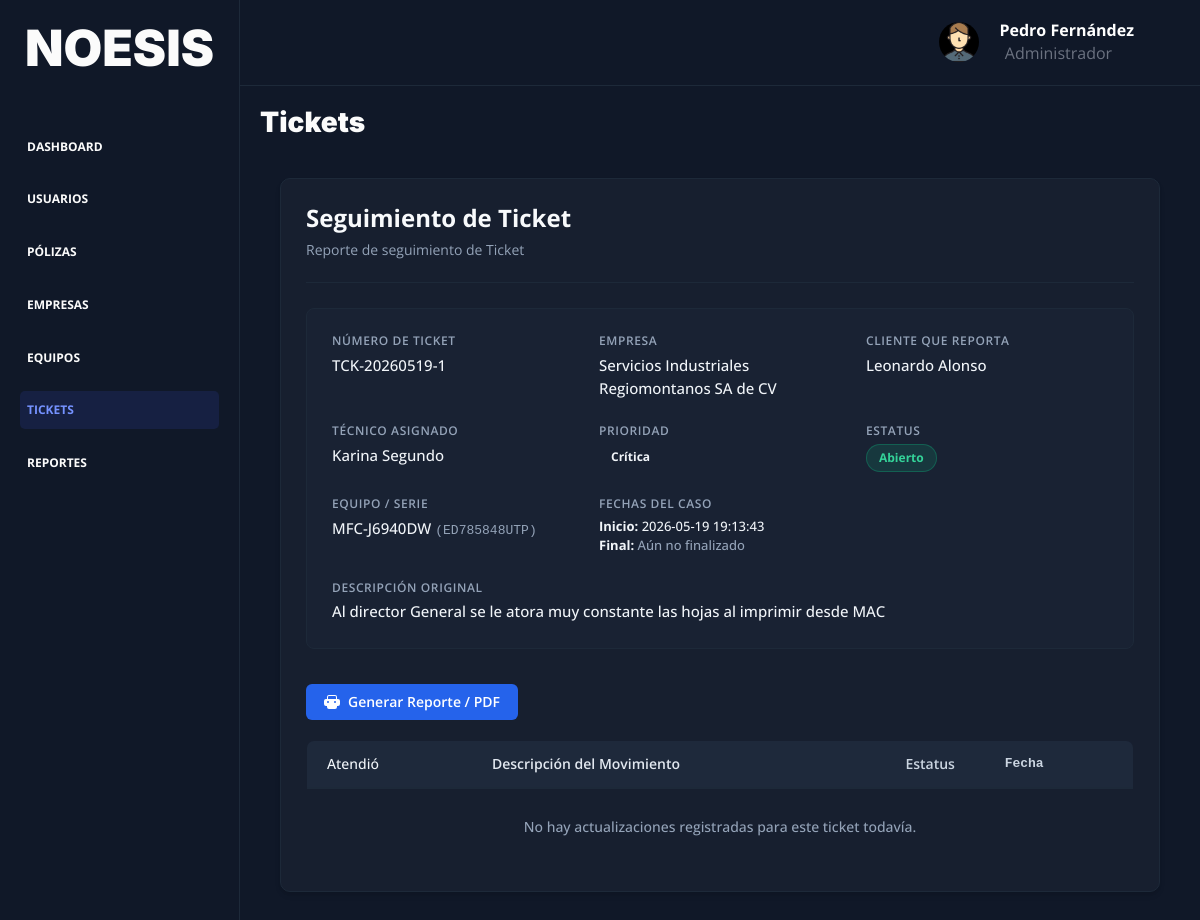
Screenshot of /tickets/detalle?id=5 (signed in) with the database file from the repository.
### tables this page shows
CREATE TABLE `ticket` (
  `id` int NOT NULL AUTO_INCREMENT,
  `id_cliente` int DEFAULT NULL,
  `id_trabajador` int DEFAULT NULL,
  `id_equipo` int DEFAULT NULL,
  `id_empresa` int DEFAULT NULL,
  `id_categoria` int DEFAULT NULL,
  `numero_ticket` varchar(45) DEFAULT NULL,
  `prioridad` enum('Baja','Media','Alta','Crítica') DEFAULT 'Baja',
  `estatus` enum('Abierto','En Proceso','Cerrado','Cancelado') DEFAULT 'Abierto',
  `descripcion` varchar(255) DEFAULT NULL,
  `ruta_evidencia` varchar(100) DEFAULT NULL,
  `fecha_inicio` datetime DEFAULT CURRENT_TIMESTAMP,
  `fecha_actualizacion` datetime DEFAULT NULL,
  `fecha_final` datetime DEFAULT NULL,
  PRIMARY KEY (`id`),
  KEY `id_empresa_FK_idx` (`id_empresa`),
  KEY `id_ticket_cliente_FK` (`id_cliente`),
  KEY `id_ticket_trabajador_FK` (`id_trabajador`),
  KEY `id_ticket_equipo_FK` (`id_equipo`),
  KEY `id_ticket_categoria_FK_idx` (`id_categoria`),
  CONSTRAINT `id_ticket_categoria_FK` FOREIGN KEY (`id_categoria`) REFERENCES `ticket_categoria` (`id`),
  CONSTRAINT `id_ticket_cliente_FK` FOREIGN KEY (`id_cliente`) REFERENCES `cliente` (`id`),
  CONSTRAINT `id_ticket_empresa_FK` FOREIGN KEY (`id_empresa`) REFERENCES `empresa` (`id`),
  CONSTRAINT `id_ticket_equipo_FK` FOREIGN KEY (`id_equipo`) REFERENCES `equipo` (`id`),
  CONSTRAINT `id_ticket_trabajador_FK` FOREIGN KEY (`id_trabajador`) REFERENCES `trabajador` (`id`)
);

CREATE TABLE `empresa` (
  `id` int NOT NULL AUTO_INCREMENT,
  `nombre_fiscal` varchar(100) NOT NULL,
  `rfc` varchar(15) NOT NULL,
  `direccion` varchar(255) NOT NULL,
  `correo` varchar(70) NOT NULL,
  `telefono` varchar(20) NOT NULL,
  `representante_legal` varchar(100) NOT NULL,
  `estatus` enum('Activa','Inactiva','Suspendida') NOT NULL,
  `fecha_alta` datetime NOT NULL,
  PRIMARY KEY (`id`),
  UNIQUE KEY `rfc` (`rfc`)
);

CREATE TABLE `cliente` (
  `id` int NOT NULL AUTO_INCREMENT,
  `id_empresa` int NOT NULL,
  `nombre` varchar(100) NOT NULL,
  `correo` varchar(100) DEFAULT NULL,
  `telefono` varchar(20) DEFAULT NULL,
  `rol` enum('Cliente') DEFAULT NULL,
  `password_hash` varchar(100) DEFAULT NULL,
  `puesto` varchar(50) DEFAULT NULL,
  `confirmado` tinyint DEFAULT NULL,
  `estatus_cuenta` enum('Activa','Inactiva') DEFAULT NULL,
  `token` varchar(100) DEFAULT NULL,
  `fecha_alta` datetime DEFAULT NULL,
  PRIMARY KEY (`id`),
  UNIQUE KEY `correo` (`correo`),
  KEY `id_empresa_FK_idx` (`id_empresa`),
  CONSTRAINT `id_cliente_empresa_FK` FOREIGN KEY (`id_empresa`) REFERENCES `empresa` (`id`)
);

CREATE TABLE `trabajador` (
  `id` int NOT NULL AUTO_INCREMENT,
  `nombre` varchar(100) NOT NULL,
  `correo` varchar(50) DEFAULT NULL,
  `num_empleado` varchar(10) DEFAULT NULL,
  `telefono` varchar(20) DEFAULT NULL,
  `rol` enum('Administrador','Técnico','Almacenista') NOT NULL,
  `especialidad` enum('Soporte Técnico de Escritorio (Helpdesk)','Técnico de Soporte de Impresión','Técnico de Conectividad y Redes','Administrador de Sistemas (SysAdmin)','Especialista en Seguridad Electrónica','Técnico en Telecomunicaciones','Administrador de Noesis TI','Almacenista') DEFAULT NULL,
  `estatus` enum('Disponible','En Sitio','Vacaciones','No Disponible') DEFAULT 'Disponible',
  `password_hash` varchar(100) DEFAULT NULL,
  `confirmado` tinyint DEFAULT NULL,
  `estatus_cuenta` enum('Activa','Inactiva') DEFAULT NULL,
  `token` varchar(100) DEFAULT NULL,
  `fecha_alta` datetime DEFAULT NULL,
  PRIMARY KEY (`id`)
);

CREATE TABLE `equipo` (
  `id` int NOT NULL AUTO_INCREMENT,
  `id_empresa` int NOT NULL,
  `tipo_equipo` enum('Desktop','Laptop','Impresoras','Router','Switch','Servidores','Firewall','Cámaras CCTV','Grabadores DVR/NVR','Telefonía') DEFAULT NULL,
  `marca` varchar(50) DEFAULT NULL,
  `modelo` varchar(50) DEFAULT NULL,
  `numero_serie` varchar(100) DEFAULT NULL,
  `nombre_equipo` varchar(50) DEFAULT NULL,
  `procesador` varchar(45) DEFAULT NULL,
  `frecuencia_procesador` varchar(45) DEFAULT NULL,
  `sistema_operativo` varchar(45) DEFAULT NULL,
  `ram` varchar(45) DEFAULT NULL,
  `almacenamiento` varchar(45) DEFAULT NULL,
  `tipo_almacenamiento` enum('HDD','SSD','NVMe M.2','N/A') DEFAULT NULL,
  `ruta_imagen` varchar(100) DEFAULT NULL,
  `fecha_alta` datetime DEFAULT NULL,
  `estatus` enum('Excelente','Bueno','Regular','Dañado','Baja') DEFAULT NULL,
  `detalles` text,
  PRIMARY KEY (`id`),
  UNIQUE KEY `num_serie` (`numero_serie`),
  KEY `id_empresa_FK` (`id_empresa`),
  CONSTRAINT `id_empresa_FK` FOREIGN KEY (`id_empresa`) REFERENCES `empresa` (`id`)
);

### controllers/TicketController.php (called while the page is built, shortened)
<?php
class TicketController {
    public static function verDetalleTicket(Router $router) {
        $id = $_GET['id'] ?? null;
        $ticket = Ticket::find($id);
        $ticketSeguimiento = TicketSeguimiento::getWhere('id_ticket',$ticket->id);
        $ticket->traerDatosRelacionales();
        $alertas = Ticket::getAlertas();
        $router->render('dashboard/tickets/tickets-ver-detalle',[
            'titulo' => 'Tickets - Detalle del Ticket',
            'ticket' => $ticket,
            'ticket_seguimiento' => $ticketSeguimiento,
            'alertas' => $alertas
        ]);
    }
}

### public/index.php (called while the page is built, shortened)
<?php
$router = new Router();
$router->get('/', [LoginController::class, 'Login']);
$router->post('/', [LoginController::class, 'Login']);
$router->get('/recuperar', [LoginController::class, 'recuperar']);
$router->post('/recuperar', [LoginController::class, 'recuperar']);
$router->get('/logout', [LoginController::class, 'logout']);
$router->get('/confirmar-cuenta', [LoginController::class, 'confirmarCuenta']);
$router->post('/confirmar-cuenta', [LoginController::class, 'confirmarCuenta']);
$router->get('/dashboard', [DashboardController::class, 'index']);
$router->get('/usuarios', [UsuariosController::class, 'usuarios']);
$router->get('/usuarios/agregar-trabajador', [UsuariosController::class, 'agregarUsuarioEmpleado']);
$router->post('/usuarios/agregar-trabajador', [UsuariosController::class, 'agregarUsuarioEmpleado']);
$router->post('/usuarios/eliminar-trabajador', [UsuariosController::class, 'eliminarUsuarioEmpleado']);
$router->get('/usuarios/editar-trabajador', [UsuariosController::class, 'editarUsuarioEmpleado']);
$router->post('/usuarios/editar-trabajador', [UsuariosController::class, 'editarUsuarioEmpleado']);
$router->get('/usuarios/agregar-cliente', [UsuariosController::class, 'agregarUsuarioCliente']);
$router->post('/usuarios/agregar-cliente', [UsuariosController::class, 'agregarUsuarioCliente']);
$router->post('/usuarios/eliminar-cliente', [UsuariosController::class, 'eliminarUsuarioCliente']);
$router->get('/usuarios/editar-cliente', [UsuariosController::class, 'editarUsuarioCliente']);
$router->post('/usuarios/editar-cliente', [UsuariosController::class, 'editarUsuarioCliente']);
$router->get('/empresas', [EmpresaController::class, 'empresas']);
$router->get('/empresas/agregar', [EmpresaController::class, 'agregarEmpresa']);
$router->post('/empresas/agregar', [EmpresaController::class, 'agregarEmpresa']);
$router->post('/empresas/eliminar', [EmpresaController::class, 'eliminarEmpresa']);
$router->get('/empresas/editar', [EmpresaController::class, 'editarEmpresa']);
$router->post('/empresas/editar', [EmpresaController::class, 'editarEmpresa']);
$router->get('/polizas', [PolizaController::class, 'polizas']);
$router->get('/polizas/agregar', [PolizaController::class, 'agregarPoliza']);
$router->post('/polizas/agregar', [PolizaController::class, 'agregarPoliza']);
$router->post('/polizas/eliminar', [PolizaController::class, 'eliminarPoliza']);
$router->get('/polizas/editar', [PolizaController::class, 'editarPoliza']);
$router->post('/polizas/editar', [PolizaController::class, 'editarPoliza']);
$router->get('/equipos', [EquipoController::class, 'equipos']);
$router->get('/equipos/agregar', [EquipoController::class, 'agregarEquipo']);
$router->post('/equipos/agregar', [EquipoController::class, 'agregarEquipo']);
$router->post('/equipos/eliminar', [EquipoController::class, 'eliminarEquipo']);
$router->get('/equipos/editar', [EquipoController::class, 'editarEquipo']);
$router->post('/equipos/editar', [EquipoController::class, 'editarEquipo']);
$router->get('/tickets', [TicketController::class, 'tickets']);
$router->get('/tickets/agregar', [TicketController::class, 'agregarTicket']);
$router->post('/tickets/agregar', [TicketController::class, 'agregarTicket']);
$router->get('/tickets/editar', [TicketController::class, 'editarTicket']);
$router->post('/tickets/editar', [TicketController::class, 'editarTicket']);
$router->get('/tickets/detalle', [TicketController::class, 'verDetalleTicket']);
$router->comprobarRutas();

### models/ActiveRecord.php (called while the page is built, shortened)
<?php
class ActiveRecord {
    protected static $db;
    protected static $tabla = '';
    public static function setDB($database) {
        self::$db = $database;
    }
    public static function find($id) {
        $query = "SELECT * FROM " . static::$tabla  ." WHERE id = $id";
        $resultado = self::consultarSQL($query);
        return array_shift( $resultado ) ;
    }
    public static function consultarSQL($query) {
        $resultado = self::$db->query($query);
        $array = [];
        while($registro = $resultado->fetch_assoc()) {
            $array[] = static::crearObjeto($registro);
        }
        return $array;
    }
    protected static function crearObjeto($registro) {
        $objeto = new static;
        foreach($registro as $key => $value ) {
            if(property_exists( $objeto, $key  )) {
                $objeto->$key = $value;
            }
        }
        return $objeto;
    }
}

### includes/funciones.php (called while the page is built, shortened)
<?php
function s($html) : string {
    $s = htmlspecialchars($html);
    return $s;
}

### models/Ticket.php (called while the page is built, shortened)
<?php
class Ticket extends ActiveRecord {
    public $id_cliente;
    public $id_trabajador;
    public $id_equipo;
    public $id_empresa;
    public function __construct($args = []) {
        $this->id_cliente = $args['id_cliente'] ?? null;
        $this->id_trabajador = $args['id_trabajador'] ?? null;
        $this->id_equipo = $args['id_equipo'] ?? null;
        $this->id_empresa = $args['id_empresa'] ?? null;
        $this->fecha_final = $args['fecha_final'] ?? null;
    }
    public function traerDatosRelacionales() {
        if ($this->id_empresa) {
            $query = "SELECT nombre_fiscal FROM empresa WHERE id = '" . self::$db->escape_string($this->id_empresa) . "' LIMIT 1";
            $resultado = self::$db->query($query);
            if ($resultado && $fila = $resultado->fetch_assoc()) {
                $this->nombre_empresa = $fila['nombre_fiscal'];
            }
        }
        if ($this->id_cliente) {
            $query = "SELECT nombre FROM cliente WHERE id = '" . self::$db->escape_string($this->id_cliente) . "' LIMIT 1";
            $resultado = self::$db->query($query);
            if ($resultado && $fila = $resultado->fetch_assoc()) {
                $this->nombre_cliente = $fila['nombre'];
            }
        }
        if ($this->id_trabajador) {
            $query = "SELECT nombre FROM trabajador WHERE id = '" . self::$db->escape_string($this->id_trabajador) . "' LIMIT 1";
            $resultado = self::$db->query($query);
            if ($resultado && $fila = $resultado->fetch_assoc()) {
                $this->nombre_tecnico = $fila['nombre'];
            }
        }
        if ($this->id_equipo) {
            $query = "SELECT modelo, numero_serie FROM equipo WHERE id = '" . self::$db->escape_string($this->id_equipo) . "' LIMIT 1";
            $resultado = self::$db->query($query);
            if ($resultado && $fila = $resultado->fetch_assoc()) {
                $this->modelo_equipo = $fila['modelo'];
                $this->serie_equipo = $fila['numero_serie'];
            }
        }
    }
}

### views/dashboard/tickets/tickets-ver-detalle.php (the view, shortened to what this page needs)
<?php include_once __DIR__ . '/../header-dashboard.php'; ?>
<div class="vista-detalle-layout">
    <h3>Tickets</h3>
    <div class="tarjeta-detalle">
        <div class="detalle-header" style="display: flex; justify-content: space-between; align-items: center;">
        <div>
            <h4>Seguimiento de Ticket</h4>
            <p>Reporte de seguimiento de Ticket</p>
        </div>
    </div>
        <div class="ficha-tecnica-grid">
            <div class="ficha-item">
                <span class="ficha-label">Número de Ticket</span>
                <span class="ficha-value"><?php echo s($ticket->numero_ticket); ?></span>
            </div>
            <div class="ficha-item">
                <span class="ficha-label">Empresa</span>
                <span class="ficha-value"><?php echo s($ticket->nombre_empresa); ?></span>
            </div>
            <div class="ficha-item">
                <span class="ficha-label">Cliente que reporta</span>
                <span class="ficha-value"><?php echo s($ticket->nombre_cliente); ?></span>
            </div>
            <div class="ficha-item">
                <span class="ficha-label">Técnico asignado</span>
                <span class="ficha-value">
                    <?php echo $ticket->nombre_tecnico ? s($ticket->nombre_tecnico) : '<span style="color: #94a3b8; font-style: italic;">Sin Técnico asignado</span>'; ?>
                </span>
            </div>
            <div class="ficha-item">
                <span class="ficha-label">Prioridad</span>
                <span class="ficha-value">
                    <span class="detalle-badge <?php echo strtolower(s($ticket->prioridad)); ?>">
                        <?php echo s($ticket->prioridad); ?>
                    </span>
                </span>
            </div>
            <div class="ficha-item">
                <span class="ficha-label">Estatus</span>
                <span class="ficha-value">
                    <span class="detalle-badge <?php echo strtolower(s($ticket->estatus)); ?>">
                        <?php echo s($ticket->estatus); ?>
                    </span>
                </span>
            </div>
            <div class="ficha-item">
                <span class="ficha-label">Equipo / Serie</span>
                <span class="ficha-value">
                    <?php echo s($ticket->modelo_equipo); ?>
                    <span style="color: #94a3b8; font-family: monospace; font-size: 1.3rem;">(<?php echo s($ticket->serie_equipo); ?>)</span>
                </span>
            </div>
            <div class="ficha-item">
                <span class="ficha-label">Fechas del Caso</span>
                <span class="ficha-value" style="font-size: 1.3rem;">
                    <strong>Inicio:</strong> <?php echo s($ticket->fecha_inicio); ?><br>
                    <strong>Final:</strong> <?php echo $ticket->fecha_final ? s($ticket->fecha_final) : '<span style="color: #94a3b8;">Aún no finalizado</span>'; ?>
                </span>
            </div>
            <div class="ficha-item ancho-completo">
                <span class="ficha-label">Descripción Original</span>
                <span class="ficha-value"><?php echo s($ticket->descripcion); ?></span>
            </div>
        </div>
        <button onclick="imprimirFicha('<?php echo s($ticket->numero_ticket); ?>')" class="btn-imprimir">
            Generar Reporte / PDF
        </button>
        <div class="tabla-historial-contenedor">
            <table class="tabla-detalle-interna">
                <thead>
                    <tr>
                        <th>Atendió</th>
                        <th>Descripción del Movimiento</th>
                        <th>Estatus</th>
                        <th>Fecha</th>
                    </tr>
                </thead>
                <tbody>
                    <?php if(empty($ticket_seguimiento)): ?>
                        <tr>
                            <td colspan="4" style="text-align: center; color: #94a3b8; padding: 3rem;">
                                No hay actualizaciones registradas para este ticket todavía.
                            </td>
                        </tr>
                    <?php endif; ?>
                </tbody>
            </table>
        </div>
    </div>
</div>
<?php
    include_once __DIR__ . '/../footer-dashboard.php';
?>

### rows the page displays
ticket: numero_ticket "TCK-20260519-1", prioridad "Crítica", estatus "Abierto", fecha_inicio "2026-05-19 19:13:43", descripcion "Al director General se le atora muy constante las hojas al imprimir desde MAC"
empresa: nombre_fiscal "Servicios Industriales Regiomontanos SA de CV"
cliente: nombre "Leonardo Alonso"
trabajador: nombre "Karina Segundo"
equipo: modelo "MFC-J6940DW", numero_serie "ED785848UTP"

### other values shown
$_SESSION['nombre'] "Pedro Fernández"
$_SESSION['rol'] "Administrador"
